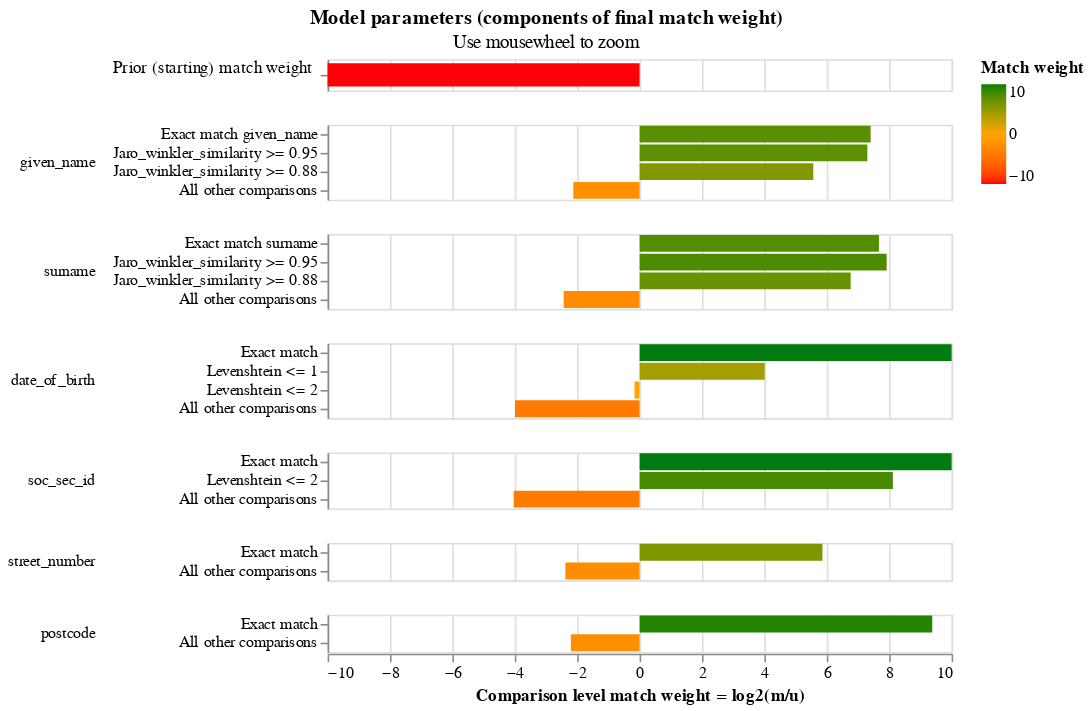

Notebook source saved alongside this figure:
### Code cell
linker.match_weights_chart()

### Figure 1 — Vega-Lite specification as saved in the notebook (floating-point values rounded to 4 significant figures)
{"$schema": "https://vega.github.io/schema/vega-lite/v5.2.json", "config": {"header": {"title": null}, "mark": {"tooltip": null}, "title": {"anchor": "middle"}, "view": {"height": 60, "width": 400}}, "data": {"values": [{"bayes_factor": 0.0005268, "bayes_factor_description": "The probability that two random records drawn at random match is 0.001 or one in  1,899.3 records.This is equivalent to a starting match weight of -10.891.", "comparison_name": "probability_two_random_records_match", "comparison_sort_order": -1, "comparison_vector_value": 0, "has_tf_adjustments": false, "is_null_level": false, "label_for_charts": "", "log2_bayes_factor": -10.89, "m_probability": null, "m_probability_description": null, "max_comparison_vector_value": 0, "probability_two_random_records_match": 0.0005265, "sql_condition": null, "tf_adjustment_column": null, "tf_adjustment_weight": null, "u_probability": null, "u_probability_description": null}, {"bayes_factor": 169.5, "bayes_factor_description": "If comparison level is `exact match given_name` then comparison is 169.47 times more likely to be a match", "comparison_name": "given_name", "comparison_sort_order": 0, "comparison_vector_value": 3, "has_tf_adjustments": true, "is_null_level": false, "label_for_charts": "Exact match given_name", "log2_bayes_factor": 7.405, "m_probability": 0.5926, "m_probability_description": "Amongst matching record comparisons, 59.26% of records are in the exact match given_name comparison level", "max_comparison_vector_value": 3, "probability_two_random_records_match": 0.0005265, "sql_condition": "\"given_name_l\" = \"given_name_r\"", "tf_adjustment_column": "given_name", "tf_adjustment_weight": 1, "u_probability": 0.003497, "u_probability_description": "Amongst non-matching record comparisons, 0.35% of records are in the exact match given_name comparison level"}, {"bayes_factor": 157.6, "bayes_factor_description": "If comparison level is `jaro_winkler_similarity >= 0.95` then comparison is 157.63 times more likely to be a match", "comparison_name": "given_name", "comparison_sort_order": 0, "comparison_vector_value": 2, "has_tf_adjustments": false, "is_null_level": false, "label_for_charts": "Jaro_winkler_similarity >= 0.95", "log2_bayes_factor": 7.3, "m_probability": 0.102, "m_probability_description": "Amongst matching record comparisons, 10.20% of records are in the jaro_winkler_similarity >= 0.95 comparison level", "max_comparison_vector_value": 3, "probability_two_random_records_match": 0.0005265, "sql_condition": "jaro_winkler_similarity(\"given_name_l\", \"given_name_r\") >= 0.95", "tf_adjustment_column": null, "tf_adjustment_weight": 1, "u_probability": 0.0006474, "u_probability_description": "Amongst non-matching record comparisons, 0.06% of records are in the jaro_winkler_similarity >= 0.95 comparison level"}, {"bayes_factor": 47.44, "bayes_factor_description": "If comparison level is `jaro_winkler_similarity >= 0.88` then comparison is 47.44 times more likely to be a match", "comparison_name": "given_name", "comparison_sort_order": 0, "comparison_vector_value": 1, "has_tf_adjustments": false, "is_null_level": false, "label_for_charts": "Jaro_winkler_similarity >= 0.88", "log2_bayes_factor": 5.568, "m_probability": 0.07749, "m_probability_description": "Amongst matching record comparisons, 7.75% of records are in the jaro_winkler_similarity >= 0.88 comparison level", "max_comparison_vector_value": 3, "probability_two_random_records_match": 0.0005265, "sql_condition": "jaro_winkler_similarity(\"given_name_l\", \"given_name_r\") >= 0.88", "tf_adjustment_column": null, "tf_adjustment_weight": 1, "u_probability": 0.001634, "u_probability_description": "Amongst non-matching record comparisons, 0.16% of records are in the jaro_winkler_similarity >= 0.88 comparison level"}, {"bayes_factor": 0.2292, "bayes_factor_description": "If comparison level is `all other comparisons` then comparison is  4.36 times less likely to be a match", "comparison_name": "given_name", "comparison_sort_order": 0, "comparison_vector_value": 0, "has_tf_adjustments": false, "is_null_level": false, "label_for_charts": "All other comparisons", "log2_bayes_factor": -2.125, "m_probability": 0.2279, "m_probability_description": "Amongst matching record comparisons, 22.79% of records are in the all other comparisons comparison level", "max_comparison_vector_value": 3, "probability_two_random_records_match": 0.0005265, "sql_condition": "ELSE", "tf_adjustment_column": null, "tf_adjustment_weight": 1, "u_probability": 0.9942, "u_probability_description": "Amongst non-matching record comparisons, 99.42% of records are in the all other comparisons comparison level"}, {"bayes_factor": 203.8, "bayes_factor_description": "If comparison level is `exact match surname` then comparison is 203.77 times more likely to be a match", "comparison_name": "surname", "comparison_sort_order": 1, "comparison_vector_value": 3, "has_tf_adjustments": true, "is_null_level": false, "label_for_charts": "Exact match surname", "log2_bayes_factor": 7.671, "m_probability": 0.5745, "m_probability_description": "Amongst matching record comparisons, 57.45% of records are in the exact match surname comparison level", "max_comparison_vector_value": 3, "probability_two_random_records_match": 0.0005265, "sql_condition": "\"surname_l\" = \"surname_r\"", "tf_adjustment_column": "surname", "tf_adjustment_weight": 1, "u_probability": 0.002819, "u_probability_description": "Amongst non-matching record comparisons, 0.28% of records are in the exact match surname comparison level"}, {"bayes_factor": 241.9, "bayes_factor_description": "If comparison level is `jaro_winkler_similarity >= 0.95` then comparison is 241.89 times more likely to be a match", "comparison_name": "surname", "comparison_sort_order": 1, "comparison_vector_value": 2, "has_tf_adjustments": false, "is_null_level": false, "label_for_charts": "Jaro_winkler_similarity >= 0.95", "log2_bayes_factor": 7.918, "m_probability": 0.1555, "m_probability_description": "Amongst matching record comparisons, 15.55% of records are in the jaro_winkler_similarity >= 0.95 comparison level", "max_comparison_vector_value": 3, "probability_two_random_records_match": 0.0005265, "sql_condition": "jaro_winkler_similarity(\"surname_l\", \"surname_r\") >= 0.95", "tf_adjustment_column": null, "tf_adjustment_weight": 1, "u_probability": 0.0006428, "u_probability_description": "Amongst non-matching record comparisons, 0.06% of records are in the jaro_winkler_similarity >= 0.95 comparison level"}, {"bayes_factor": 108.8, "bayes_factor_description": "If comparison level is `jaro_winkler_similarity >= 0.88` then comparison is 108.78 times more likely to be a match", "comparison_name": "surname", "comparison_sort_order": 1, "comparison_vector_value": 1, "has_tf_adjustments": false, "is_null_level": false, "label_for_charts": "Jaro_winkler_similarity >= 0.88", "log2_bayes_factor": 6.765, "m_probability": 0.08568, "m_probability_description": "Amongst matching record comparisons, 8.57% of records are in the jaro_winkler_similarity >= 0.88 comparison level", "max_comparison_vector_value": 3, "probability_two_random_records_match": 0.0005265, "sql_condition": "jaro_winkler_similarity(\"surname_l\", \"surname_r\") >= 0.88", "tf_adjustment_column": null, "tf_adjustment_weight": 1, "u_probability": 0.0007877, "u_probability_description": "Amongst non-matching record comparisons, 0.08% of records are in the jaro_winkler_similarity >= 0.88 comparison level"}, {"bayes_factor": 0.1851, "bayes_factor_description": "If comparison level is `all other comparisons` then comparison is  5.40 times less likely to be a match", "comparison_name": "surname", "comparison_sort_order": 1, "comparison_vector_value": 0, "has_tf_adjustments": false, "is_null_level": false, "label_for_charts": "All other comparisons", "log2_bayes_factor": -2.434, "m_probability": 0.1843, "m_probability_description": "Amongst matching record comparisons, 18.43% of records are in the all other comparisons comparison level", "max_comparison_vector_value": 3, "probability_two_random_records_match": 0.0005265, "sql_condition": "ELSE", "tf_adjustment_column": null, "tf_adjustment_weight": 1, "u_probability": 0.9958, "u_probability_description": "Amongst non-matching record comparisons, 99.58% of records are in the all other comparisons comparison level"}, {"bayes_factor": 1787.0, "bayes_factor_description": "If comparison level is `exact match` then comparison is 1,787.29 times more likely to be a match", "comparison_name": "date_of_birth", "comparison_sort_order": 2, "comparison_vector_value": 3, "has_tf_adjustments": false, "is_null_level": false, "label_for_charts": "Exact match", "log2_bayes_factor": 10.8, "m_probability": 0.9097, "m_probability_description": "Amongst matching record comparisons, 90.97% of records are in the exact match comparison level", "max_comparison_vector_value": 3, "probability_two_random_records_match": 0.0005265, "sql_condition": "\"date_of_birth_l\" = \"date_of_birth_r\"", "tf_adjustment_column": null, "tf_adjustment_weight": 1, "u_probability": 0.000509, "u_probability_description": "Amongst non-matching record comparisons, 0.05% of records are in the exact match comparison level"}, {"bayes_factor": 16.11, "bayes_factor_description": "If comparison level is `levenshtein <= 1` then comparison is 16.11 times more likely to be a match", "comparison_name": "date_of_birth", "comparison_sort_order": 2, "comparison_vector_value": 2, "has_tf_adjustments": false, "is_null_level": false, "label_for_charts": "Levenshtein <= 1", "log2_bayes_factor": 4.01, "m_probability": 0.01691, "m_probability_description": "Amongst matching record comparisons, 1.69% of records are in the levenshtein <= 1 comparison level", "max_comparison_vector_value": 3, "probability_two_random_records_match": 0.0005265, "sql_condition": "levenshtein(\"date_of_birth_l\", \"date_of_birth_r\") <= 1", "tf_adjustment_column": null, "tf_adjustment_weight": 1, "u_probability": 0.001049, "u_probability_description": "Amongst non-matching record comparisons, 0.10% of records are in the levenshtein <= 1 comparison level"}, {"bayes_factor": 0.8933, "bayes_factor_description": "If comparison level is `levenshtein <= 2` then comparison is  1.12 times less likely to be a match", "comparison_name": "date_of_birth", "comparison_sort_order": 2, "comparison_vector_value": 1, "has_tf_adjustments": false, "is_null_level": false, "label_for_charts": "Levenshtein <= 2", "log2_bayes_factor": -0.1627, "m_probability": 0.01151, "m_probability_description": "Amongst matching record comparisons, 1.15% of records are in the levenshtein <= 2 comparison level", "max_comparison_vector_value": 3, "probability_two_random_records_match": 0.0005265, "sql_condition": "levenshtein(\"date_of_birth_l\", \"date_of_birth_r\") <= 2", "tf_adjustment_column": null, "tf_adjustment_weight": 1, "u_probability": 0.01289, "u_probability_description": "Amongst non-matching record comparisons, 1.29% of records are in the levenshtein <= 2 comparison level"}, {"bayes_factor": 0.06275, "bayes_factor_description": "If comparison level is `all other comparisons` then comparison is  15.94 times less likely to be a match", "comparison_name": "date_of_birth", "comparison_sort_order": 2, "comparison_vector_value": 0, "has_tf_adjustments": false, "is_null_level": false, "label_for_charts": "All other comparisons", "log2_bayes_factor": -3.994, "m_probability": 0.06184, "m_probability_description": "Amongst matching record comparisons, 6.18% of records are in the all other comparisons comparison level", "max_comparison_vector_value": 3, "probability_two_random_records_match": 0.0005265, "sql_condition": "ELSE", "tf_adjustment_column": null, "tf_adjustment_weight": 1, "u_probability": 0.9856, "u_probability_description": "Amongst non-matching record comparisons, 98.56% of records are in the all other comparisons comparison level"}, {"bayes_factor": 1837.0, "bayes_factor_description": "If comparison level is `exact match` then comparison is 1,836.91 times more likely to be a match", "comparison_name": "soc_sec_id", "comparison_sort_order": 3, "comparison_vector_value": 2, "has_tf_adjustments": false, "is_null_level": false, "label_for_charts": "Exact match", "log2_bayes_factor": 10.84, "m_probability": 0.8598, "m_probability_description": "Amongst matching record comparisons, 85.98% of records are in the exact match comparison level", "max_comparison_vector_value": 2, "probability_two_random_records_match": 0.0005265, "sql_condition": "\"soc_sec_id_l\" = \"soc_sec_id_r\"", "tf_adjustment_column": null, "tf_adjustment_weight": 1, "u_probability": 0.0004681, "u_probability_description": "Amongst non-matching record comparisons, 0.05% of records are in the exact match comparison level"}, {"bayes_factor": 277.8, "bayes_factor_description": "If comparison level is `levenshtein <= 2` then comparison is 277.76 times more likely to be a match", "comparison_name": "soc_sec_id", "comparison_sort_order": 3, "comparison_vector_value": 1, "has_tf_adjustments": false, "is_null_level": false, "label_for_charts": "Levenshtein <= 2", "log2_bayes_factor": 8.118, "m_probability": 0.07919, "m_probability_description": "Amongst matching record comparisons, 7.92% of records are in the levenshtein <= 2 comparison level", "max_comparison_vector_value": 2, "probability_two_random_records_match": 0.0005265, "sql_condition": "levenshtein(\"soc_sec_id_l\", \"soc_sec_id_r\") <= 2", "tf_adjustment_column": null, "tf_adjustment_weight": 1, "u_probability": 0.0002851, "u_probability_description": "Amongst non-matching record comparisons, 0.03% of records are in the levenshtein <= 2 comparison level"}, {"bayes_factor": 0.06101, "bayes_factor_description": "If comparison level is `all other comparisons` then comparison is  16.39 times less likely to be a match", "comparison_name": "soc_sec_id", "comparison_sort_order": 3, "comparison_vector_value": 0, "has_tf_adjustments": false, "is_null_level": false, "label_for_charts": "All other comparisons", "log2_bayes_factor": -4.035, "m_probability": 0.06097, "m_probability_description": "Amongst matching record comparisons, 6.10% of records are in the all other comparisons comparison level", "max_comparison_vector_value": 2, "probability_two_random_records_match": 0.0005265, "sql_condition": "ELSE", "tf_adjustment_column": null, "tf_adjustment_weight": 1, "u_probability": 0.9992, "u_probability_description": "Amongst non-matching record comparisons, 99.92% of records are in the all other comparisons comparison level"}, {"bayes_factor": 58.11, "bayes_factor_description": "If comparison level is `exact match` then comparison is 58.11 times more likely to be a match", "comparison_name": "street_number", "comparison_sort_order": 4, "comparison_vector_value": 1, "has_tf_adjustments": true, "is_null_level": false, "label_for_charts": "Exact match", "log2_bayes_factor": 5.861, "m_probability": 0.8104, "m_probability_description": "Amongst matching record comparisons, 81.04% of records are in the exact match comparison level", "max_comparison_vector_value": 1, "probability_two_random_records_match": 0.0005265, "sql_condition": "\"street_number_l\" = \"street_number_r\"", "tf_adjustment_column": "street_number", "tf_adjustment_weight": 1, "u_probability": 0.01395, "u_probability_description": "Amongst non-matching record comparisons, 1.39% of records are in the exact match comparison level"}, {"bayes_factor": 0.1922, "bayes_factor_description": "If comparison level is `all other comparisons` then comparison is  5.20 times less likely to be a match", "comparison_name": "street_number", "comparison_sort_order": 4, "comparison_vector_value": 0, "has_tf_adjustments": false, "is_null_level": false, "label_for_charts": "All other comparisons", "log2_bayes_factor": -2.379, "m_probability": 0.1896, "m_probability_description": "Amongst matching record comparisons, 18.96% of records are in the all other comparisons comparison level", "max_comparison_vector_value": 1, "probability_two_random_records_match": 0.0005265, "sql_condition": "ELSE", "tf_adjustment_column": null, "tf_adjustment_weight": 1, "u_probability": 0.9861, "u_probability_description": "Amongst non-matching record comparisons, 98.61% of records are in the all other comparisons comparison level"}, {"bayes_factor": 666.0, "bayes_factor_description": "If comparison level is `exact match` then comparison is 665.97 times more likely to be a match", "comparison_name": "postcode", "comparison_sort_order": 5, "comparison_vector_value": 1, "has_tf_adjustments": true, "is_null_level": false, "label_for_charts": "Exact match", "log2_bayes_factor": 9.379, "m_probability": 0.783, "m_probability_description": "Amongst matching record comparisons, 78.30% of records are in the exact match comparison level", "max_comparison_vector_value": 1, "probability_two_random_records_match": 0.0005265, "sql_condition": "\"postcode_l\" = \"postcode_r\"", "tf_adjustment_column": "postcode", "tf_adjustment_weight": 1, "u_probability": 0.001176, "u_probability_description": "Amongst non-matching record comparisons, 0.12% of records are in the exact match comparison level"}, {"bayes_factor": 0.2172, "bayes_factor_description": "If comparison level is `all other comparisons` then comparison is  4.60 times less likely to be a match", "comparison_name": "postcode", "comparison_sort_order": 5, "comparison_vector_value": 0, "has_tf_adjustments": false, "is_null_level": false, "label_for_charts": "All other comparisons", "log2_bayes_factor": -2.203, "m_probability": 0.217, "m_probability_description": "Amongst matching record comparisons, 21.70% of records are in the all other comparisons comparison level", "max_comparison_vector_value": 1, "probability_two_random_records_match": 0.0005265, "sql_condition": "ELSE", "tf_adjustment_column": null, "tf_adjustment_weight": 1, "u_probability": 0.9988, "u_probability_description": "Amongst non-matching record comparisons, 99.88% of records are in the all other comparisons comparison level"}]}, "resolve": {"axis": {"y": "independent"}, "scale": {"y": "independent"}}, "selection": {"zoom_selector": {"bind": "scales", "encodings": ["x"], "type": "interval"}}, "title": {"subtitle": "Use mousewheel to zoom", "text": "Model parameters (components of final match weight)"}, "vconcat": [{"encoding": {"color": {"field": "log2_bayes_factor", "scale": {"domain": [-10, 0, 10], "range": ["red", "orange", "green"]}, "title": "Match weight", "type": "quantitative"}, "tooltip": [{"field": "comparison_name", "title": "Comparison name", "type": "nominal"}, {"field": "probability_two_random_records_match", "format": ".4f", "title": "Probability two random records match", "type": "nominal"}, {"field": "log2_bayes_factor", "format": ",.4f", "title": "Equivalent match weight", "type": "quantitative"}, {"field": "bayes_factor_description", "title": "Match weight description", "type": "nominal"}], "x": {"axis": {"domain": false, "labels": false, "ticks": false, "title": ""}, "field": "log2_bayes_factor", "scale": {"domain": [-10, 10]}, "type": "quantitative"}, "y": {"axis": {"title": "Prior (starting) match weight", "titleAlign": "right", "titleAngle": 0, "titleFontWeight": "normal"}, "field": "label_for_charts", "sort": {"field": "comparison_vector_value", "order": "descending"}, "type": "nominal"}}, "height": 20, "mark": {"clip": true, "height": 15, "type": "bar"}, "selection": {"zoom_selector": {"bind": "scales", "encodings": ["x"], "type": "interval"}}, "transform": [{"filter": "(datum.comparison_name == 'probability_two_random_records_match')"}]}, {"encoding": {"color": {"field": "log2_bayes_factor", "scale": {"domain": [-10, 0, 10], "range": ["red", "orange", "green"]}, "title": "Match weight", "type": "quantitative"}, "row": {"field": "comparison_name", "header": {"labelAlign": "left", "labelAnchor": "middle", "labelAngle": 0}, "sort": {"field": "comparison_sort_order"}, "type": "nominal"}, "tooltip": [{"field": "comparison_name", "title": "Comparison name", "type": "nominal"}, {"field": "label_for_charts", "title": "Label", "type": "ordinal"}, {"field": "sql_condition", "title": "SQL condition", "type": "nominal"}, {"field": "m_probability", "format": ".4f", "title": "M probability", "type": "quantitative"}, {"field": "u_probability", "format": ".4f", "title": "U probability", "type": "quantitative"}, {"field": "bayes_factor", "format": ",.4f", "title": "Bayes factor = m/u", "type": "quantitative"}, {"field": "log2_bayes_factor", "format": ",.4f", "title": "Match weight = log2(m/u)", "type": "quantitative"}, {"field": "bayes_factor_description", "title": "Match weight description", "type": "nominal"}], "x": {"axis": {"title": "Comparison level match weight = log2(m/u)"}, "field": "log2_bayes_factor", "scale": {"domain": [-10, 10]}, "type": "quantitative"}, "y": {"axis": {"title": null}, "field": "label_for_charts", "sort": {"field": "comparison_vector_value", "order": "descending"}, "type": "nominal"}}, "height": {"step": 12}, "mark": {"clip": true, "type": "bar"}, "resolve": {"axis": {"y": "independent"}, "scale": {"y": "independent"}}, "selection": {"zoom_selector": {"bind": "scales", "encodings": ["x"], "type": "interval"}}, "transform": [{"filter": "(datum.comparison_name != 'probability_two_random_records_match')"}]}]}
